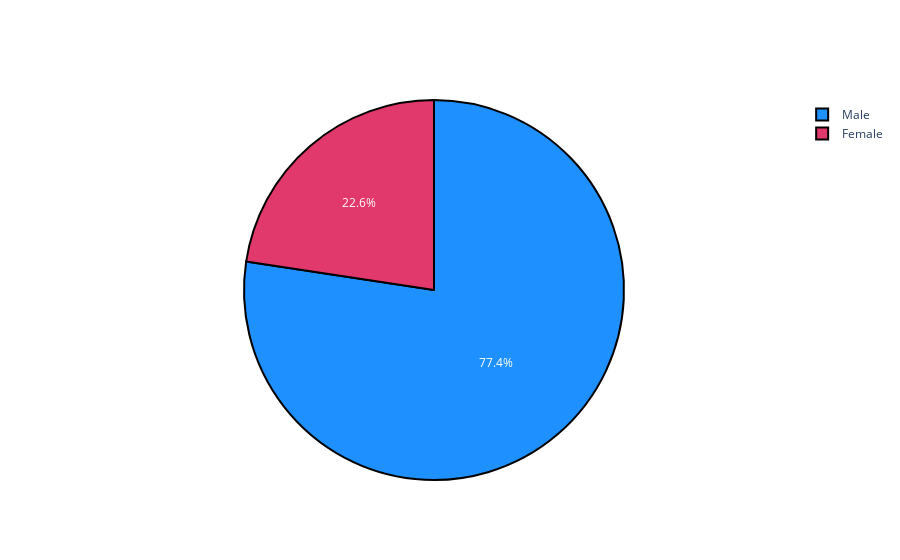

Notebook cell for this chart:
### Markdown cell above
#### Male vs Female distribution in the dataset

### Code cell
labels = ['Male','Female']
colors = ['#1e90ff', '#E1396C']
gender = openpowerlifting['Sex'].value_counts()
values = list(gender.values)

trace = go.Pie(labels=labels, values=values,hoverinfo='label+percent',marker=dict(colors=colors, 
                           line=dict(color='#000000', width=2)))

py.iplot([trace], filename='gender_chart')

### Figure 1 — Plotly figure (JSON) as saved in the notebook; plotly's stock layout.template omitted (floating-point values rounded to 4 significant figures)
{"data": [{"hoverinfo": "label+percent", "labels": ["Male", "Female"], "marker": {"colors": ["#1e90ff", "#E1396C"], "line": {"color": "#000000", "width": 2}}, "type": "pie", "values": [299045, 87369]}], "layout": {}}
